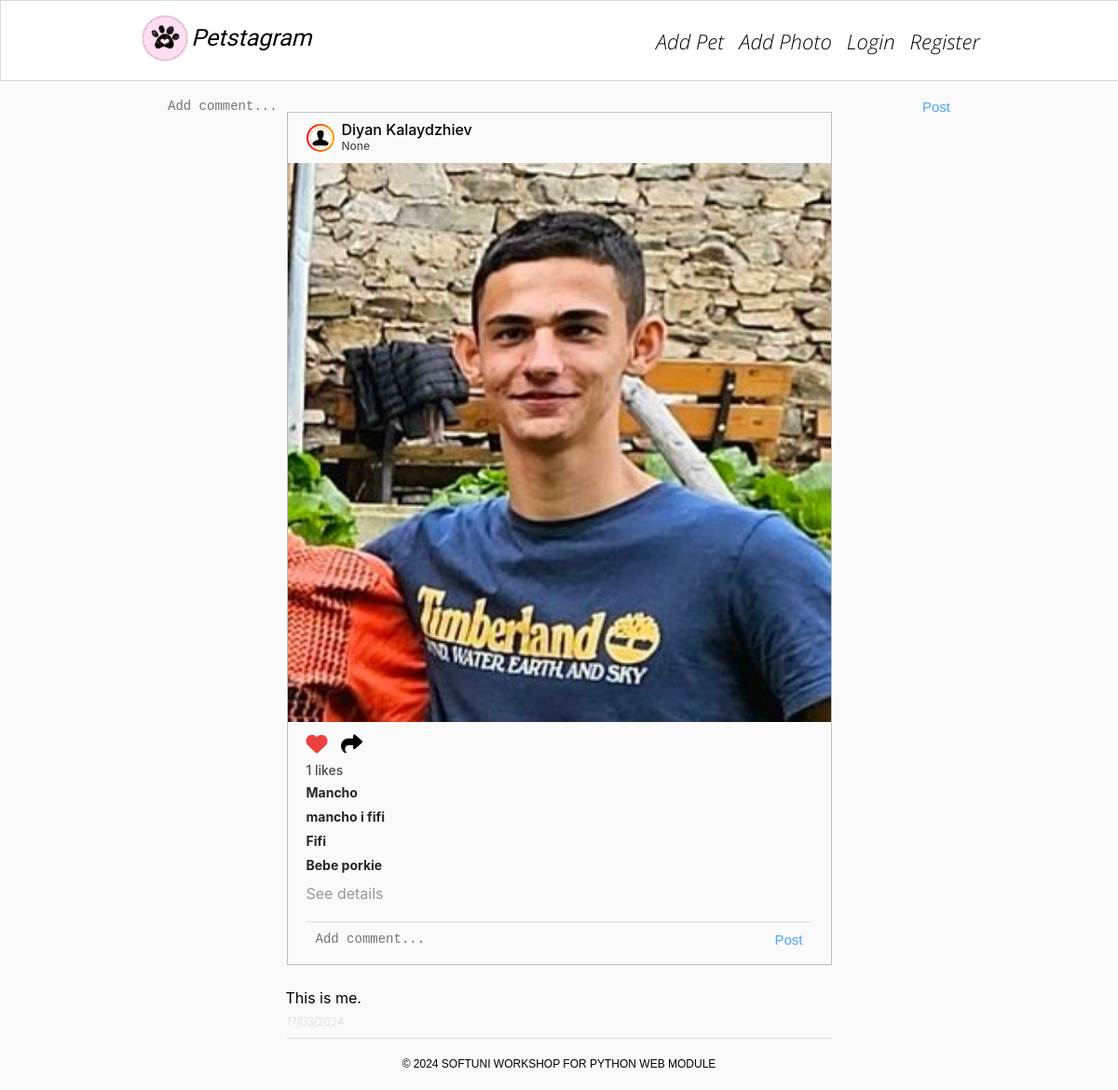
The page /photos/1/ on the database as committed earlier.
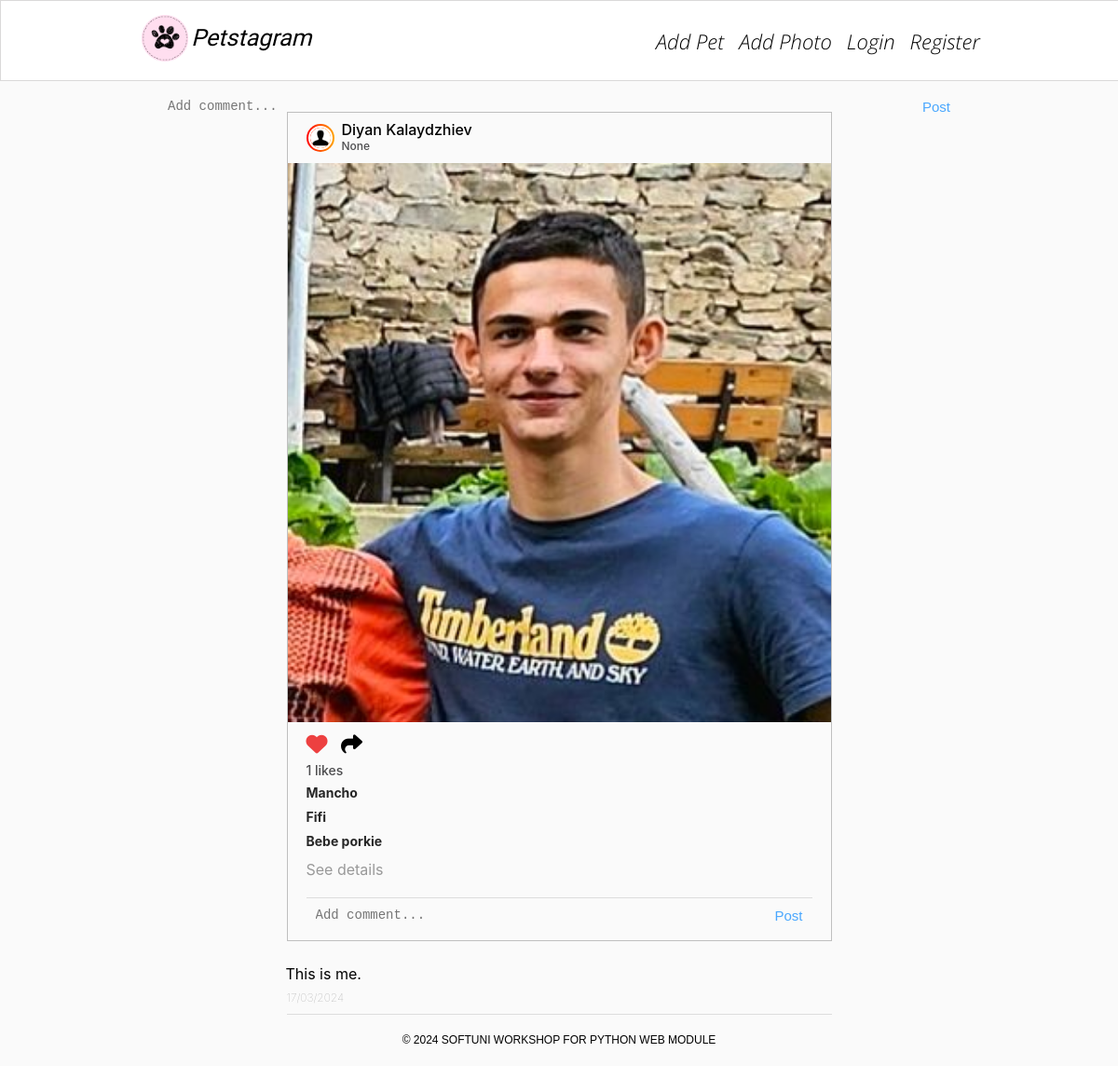
The same page on the database as committed later.
### petstagram/pets/models.py (models this page shows, shortened)
class Pet(models.Model):
    name = models.CharField(max_length=30)
    personal_photo = models.URLField()
    date_of_birth = models.DateField(blank=True, null=True)
    slug = models.SlugField(unique=True, null=False, blank=True, editable=False)

### petstagram/photos/views.py (the view)
# urls.py: path('', details_photo, name='details photo'),
def details_photo(request, pk):
    context = {
        'pet_photo': Photo.objects.get(pk=pk)
    }
    return render(request, 'photos/details_photo.html', context)

### petstagram/photos/models.py (called while the page is built)
    @property
    def photo_count(self):
        return self.photolike_set.count()

### templates/photos/details_photo.html (shortened to what this page needs)
{% extends 'base.html' %}
{% load static %}
{% block content %}
    <div class="container">
        <div class="col-9">
            {% include 'partials/pet_photo_list_item.html' with photo=pet_photo %}
            <p class="pet-details">{{ pet_photo.description }}</p>
            <h5 class="postTime">{{ pet_photo.date_of_publication|date:'d/m/Y' }}</h5>
            <div class="comments">
            </div>
        </div>
        <div class="addComments">
            <form method="post" action="#">
                <textarea name="body" cols="40" rows="10" placeholder="Add comment..." maxlength="300"
                          required="" id="id_body"></textarea>
                <button type="submit">Post</button>
            </form>
        </div>
    </div>
{% endblock %}

### templates/partials/pet_photo_list_item.html (shortened to what this page needs)
{% load static %}
    <div class="card">
        <div class="top">
            <div class="userDetails">
                <a href="{% url 'details profile' pk=1 %}">
                    <div class="profilepic">
                        <div class="profile_img">
                            <div class="image">
                                <img src="{% static 'images/person.png' %}" alt="img8">
                            </div>
                        </div>
                    </div>
                </a>
                <h3>
                    <a href="{% url 'details profile' pk=1 %}">
                        Diyan Kalaydzhiev
                    </a>
                    <br>
                    <span>{{ photo.location }}</span>
                </h3>
            </div>
        </div>
        <div class="imgBx" id="photo-{{ photo.pk }}">
            <img src="{{ photo.photo.url }}" alt="post" class="cover">
        </div>
        <div class="bottom">
            <div class="actionBtns">
                <div class="left">
								<span class="heart">
                                    <a href="{% url 'like_pet_photo' pk=photo.pk %}">
                                        {% if photo.photolike_set.count > 0 %}
                                        <i class="fa-solid fa-heart" style="color: #ed4040;"></i>
                                        {% else %}
                                        <i class="fa-regular fa-heart"></i>
                                        {% endif %}
                                    </a>
								</span>
                    <a href="share">
                        <i class="fa-solid fa-share"></i>
                    </a>
                </div>
            </div>
                <p class="likes">{{ photo.photo_count }} likes</p>
            {% for pet in photo.tagged_pets.all %}
                <a href="{% url 'details pet' username='lubo' pet_slug=pet.slug %}">
                    <p class="message">
                        <b>{{ pet.name }}</b>
                    </p>
                </a>
                {% empty %}
                <h1>NE baca</h1>
            {% endfor %}
            <a href="{% url 'details photo' pk=photo.pk %}">
                <h4 class="details">See details</h4>
            </a>
            <div class="addComments">
                <form method="post" action="add comment">
                    <textarea name="body" cols="40" rows="10" placeholder="Add comment..." maxlength="300"
                              required="" id="id_body"></textarea>
                    <button type="submit">Post</button>
                </form>
            </div>
        </div>
    </div>

Rows that differ between the two databases and show on the page:
removed Pet: name "mancho i fifi"
